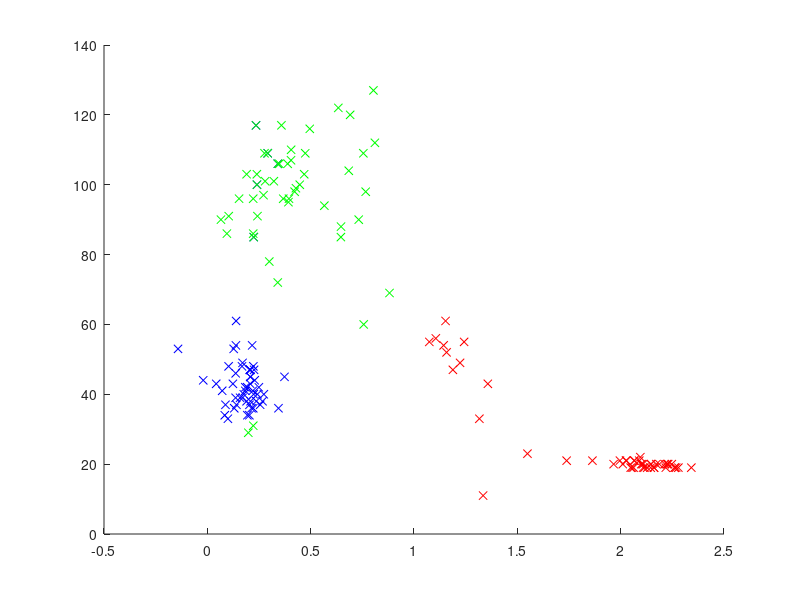

Recreate this plot in MATLAB.
close all;

load('ecg-knn-data.mat');

% Feature A - raw amplitude.
featureA_QRS = ecg(peakIndices(peakLabels==1));
featureA_P = ecg(peakIndices(peakLabels==2));
featureA_T = ecg(peakIndices(peakLabels==3));

% Feature B - calculate the widths.
widths = [];
for i = 1:length(peakIndices)
    for j = peakIndices(i):length(ecg)
        scan_right = ecg(j+1) - ecg(j);
        if scan_right > 0
            right_index = j;
            break;
        end
    end
    
    for k = peakIndices(i):-1:1
        scan_left = ecg(k-1) - ecg(k);
        if scan_left > 0
            left_index = k;
            break;
        end
    end
    
    if right_index > 0 && left_index > 0
        peak_width = right_index - left_index;
        widths = [widths peak_width];
    end
end

featureB_QRS = widths(peakLabels==1);
featureB_P = widths(peakLabels==2);
featureB_T = widths(peakLabels==3);

figure, hold on,
plot(featureA_QRS, featureB_QRS, 'rx');
plot(featureA_P, featureB_P, 'bx');
plot(featureA_T, featureB_T, 'gx');
